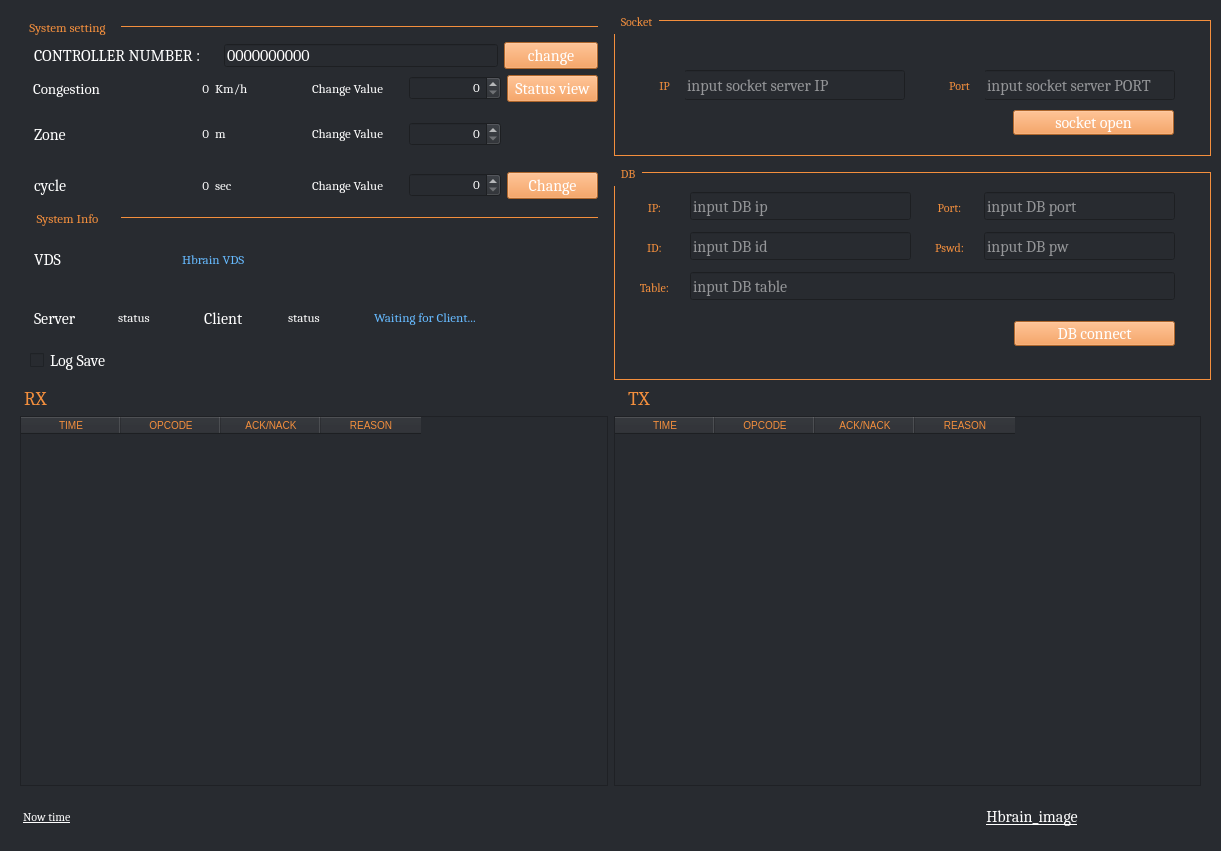
<?xml version="1.0" encoding="UTF-8"?>
<ui version="4.0">
 <class>Form</class>
 <widget class="QWidget" name="Form">
  <property name="geometry">
   <rect>
    <x>0</x>
    <y>0</y>
    <width>1221</width>
    <height>851</height>
   </rect>
  </property>
  <property name="font">
   <font>
    <family>Cambria</family>
   </font>
  </property>
  <property name="windowTitle">
   <string>Hbrain_VDS_S/W</string>
  </property>
  <property name="styleSheet">
   <string notr="true">background-color:rgb(40,43,48);</string>
  </property>
  <widget class="QWidget" name="verticalLayoutWidget">
   <property name="geometry">
    <rect>
     <x>10</x>
     <y>10</y>
     <width>1201</width>
     <height>831</height>
    </rect>
   </property>
   <property name="font">
    <font>
     <family>Cambria</family>
    </font>
   </property>
   <layout class="QVBoxLayout" name="verticalLayout" stretch="15,1,15,2">
    <item>
     <layout class="QHBoxLayout" name="horizontalLayout_2" stretch="1,1">
      <item>
       <layout class="QVBoxLayout" name="setting_systeInfo" stretch="1,1,1,1,1,1,1,1,1">
        <property name="leftMargin">
         <number>10</number>
        </property>
        <property name="topMargin">
         <number>10</number>
        </property>
        <property name="rightMargin">
         <number>10</number>
        </property>
        <property name="bottomMargin">
         <number>10</number>
        </property>
        <item>
         <layout class="QHBoxLayout" name="horizontalLayout" stretch="1,5">
          <item>
           <widget class="QLabel" name="label_10">
            <property name="font">
             <font>
              <family>Cambria</family>
              <pointsize>10</pointsize>
             </font>
            </property>
            <property name="styleSheet">
             <string notr="true">color:rgb(244,143,61);</string>
            </property>
            <property name="frameShape">
             <enum>QFrame::NoFrame</enum>
            </property>
            <property name="text">
             <string>System setting</string>
            </property>
            <property name="alignment">
             <set>Qt::AlignCenter</set>
            </property>
           </widget>
          </item>
          <item>
           <widget class="Line" name="line">
            <property name="styleSheet">
             <string notr="true">border-top:1px solid rgb(244,143,61);</string>
            </property>
            <property name="orientation">
             <enum>Qt::Horizontal</enum>
            </property>
           </widget>
          </item>
         </layout>
        </item>
        <item>
         <layout class="QHBoxLayout" name="controller_number" stretch="1,3,1">
          <item>
           <widget class="QLabel" name="label_13">
            <property name="font">
             <font>
              <family>Cambria</family>
              <pointsize>12</pointsize>
             </font>
            </property>
            <property name="styleSheet">
             <string notr="true">margin-left:10px; color:white;</string>
            </property>
            <property name="text">
             <string>CONTROLLER NUMBER : </string>
            </property>
           </widget>
          </item>
          <item>
           <widget class="QLineEdit" name="cont_num_edit">
            <property name="font">
             <font>
              <family>Cambria</family>
              <pointsize>12</pointsize>
             </font>
            </property>
            <property name="styleSheet">
             <string notr="true">margin-left:10px; color:white;</string>
            </property>
            <property name="text">
             <string>0000000000</string>
            </property>
            <property name="placeholderText">
             <string>input CSN (10)</string>
            </property>
           </widget>
          </item>
          <item>
           <widget class="QPushButton" name="cont_num_change_btn">
            <property name="font">
             <font>
              <family>Cambria</family>
              <pointsize>12</pointsize>
             </font>
            </property>
            <property name="styleSheet">
             <string notr="true">background-color:rgb(244,143,61); color:white;</string>
            </property>
            <property name="text">
             <string>change</string>
            </property>
           </widget>
          </item>
         </layout>
        </item>
        <item>
         <layout class="QHBoxLayout" name="Congestion" stretch="1,1,1,1,1,1">
          <item>
           <widget class="QLabel" name="label_19">
            <property name="font">
             <font>
              <family>Cambria</family>
              <pointsize>11</pointsize>
             </font>
            </property>
            <property name="styleSheet">
             <string notr="true">margin-left:10px; color:white;</string>
            </property>
            <property name="text">
             <string>Congestion</string>
            </property>
           </widget>
          </item>
          <item>
           <widget class="QLabel" name="congestion_criterion_value">
            <property name="font">
             <font>
              <family>Cambria</family>
              <pointsize>10</pointsize>
             </font>
            </property>
            <property name="styleSheet">
             <string notr="true">color:white;</string>
            </property>
            <property name="text">
             <string>0</string>
            </property>
            <property name="alignment">
             <set>Qt::AlignRight|Qt::AlignTrailing|Qt::AlignVCenter</set>
            </property>
            <property name="margin">
             <number>3</number>
            </property>
           </widget>
          </item>
          <item>
           <widget class="QLabel" name="label_23">
            <property name="font">
             <font>
              <family>Cambria</family>
              <pointsize>10</pointsize>
             </font>
            </property>
            <property name="styleSheet">
             <string notr="true">color:white;</string>
            </property>
            <property name="text">
             <string>Km/h</string>
            </property>
           </widget>
          </item>
          <item>
           <widget class="QLabel" name="label_24">
            <property name="font">
             <font>
              <family>Cambria</family>
              <pointsize>10</pointsize>
             </font>
            </property>
            <property name="styleSheet">
             <string notr="true">color:white;</string>
            </property>
            <property name="text">
             <string>Change Value</string>
            </property>
           </widget>
          </item>
          <item>
           <widget class="QSpinBox" name="congestion_criterion_edit">
            <property name="font">
             <font>
              <family>Cambria</family>
              <pointsize>10</pointsize>
             </font>
            </property>
            <property name="styleSheet">
             <string notr="true">color:white;</string>
            </property>
            <property name="alignment">
             <set>Qt::AlignRight|Qt::AlignTrailing|Qt::AlignVCenter</set>
            </property>
           </widget>
          </item>
          <item>
           <widget class="QPushButton" name="status_btn">
            <property name="maximumSize">
             <size>
              <width>150</width>
              <height>16777215</height>
             </size>
            </property>
            <property name="font">
             <font>
              <family>Cambria</family>
              <pointsize>12</pointsize>
             </font>
            </property>
            <property name="styleSheet">
             <string notr="true">background-color:rgb(244,143,61); color:white;</string>
            </property>
            <property name="text">
             <string>Status view</string>
            </property>
           </widget>
          </item>
         </layout>
        </item>
        <item>
         <layout class="QHBoxLayout" name="Zone" stretch="1,1,1,1,1,1">
          <item>
           <widget class="QLabel" name="label_25">
            <property name="font">
             <font>
              <family>Cambria</family>
              <pointsize>12</pointsize>
             </font>
            </property>
            <property name="layoutDirection">
             <enum>Qt::RightToLeft</enum>
            </property>
            <property name="styleSheet">
             <string notr="true">margin:10px; color:white;</string>
            </property>
            <property name="text">
             <string>Zone</string>
            </property>
           </widget>
          </item>
          <item>
           <widget class="QLabel" name="zone_criterion_value">
            <property name="font">
             <font>
              <family>Cambria</family>
              <pointsize>10</pointsize>
             </font>
            </property>
            <property name="styleSheet">
             <string notr="true">color:white;</string>
            </property>
            <property name="text">
             <string>0</string>
            </property>
            <property name="alignment">
             <set>Qt::AlignRight|Qt::AlignTrailing|Qt::AlignVCenter</set>
            </property>
            <property name="margin">
             <number>3</number>
            </property>
           </widget>
          </item>
          <item>
           <widget class="QLabel" name="label_26">
            <property name="font">
             <font>
              <family>Cambria</family>
              <pointsize>10</pointsize>
             </font>
            </property>
            <property name="styleSheet">
             <string notr="true">color:white;</string>
            </property>
            <property name="text">
             <string>m</string>
            </property>
           </widget>
          </item>
          <item>
           <widget class="QLabel" name="label_27">
            <property name="font">
             <font>
              <family>Cambria</family>
              <pointsize>10</pointsize>
             </font>
            </property>
            <property name="styleSheet">
             <string notr="true">color:white;</string>
            </property>
            <property name="text">
             <string>Change Value</string>
            </property>
           </widget>
          </item>
          <item>
           <widget class="QSpinBox" name="zone_criterion_edit">
            <property name="font">
             <font>
              <family>Cambria</family>
              <pointsize>10</pointsize>
             </font>
            </property>
            <property name="styleSheet">
             <string notr="true">color:white;</string>
            </property>
            <property name="alignment">
             <set>Qt::AlignRight|Qt::AlignTrailing|Qt::AlignVCenter</set>
            </property>
           </widget>
          </item>
          <item>
           <widget class="QLabel" name="label">
            <property name="font">
             <font>
              <family>Cambria</family>
             </font>
            </property>
            <property name="styleSheet">
             <string>margin-left:10px; color:white;</string>
            </property>
            <property name="text">
             <string/>
            </property>
           </widget>
          </item>
         </layout>
        </item>
        <item>
         <layout class="QHBoxLayout" name="Cycle">
          <item>
           <widget class="QLabel" name="label_28">
            <property name="font">
             <font>
              <family>Cambria</family>
              <pointsize>12</pointsize>
             </font>
            </property>
            <property name="layoutDirection">
             <enum>Qt::RightToLeft</enum>
            </property>
            <property name="styleSheet">
             <string notr="true">margin:10px; color:white;</string>
            </property>
            <property name="text">
             <string>cycle</string>
            </property>
           </widget>
          </item>
          <item>
           <widget class="QLabel" name="congestion_cycle_value">
            <property name="font">
             <font>
              <family>Cambria</family>
              <pointsize>10</pointsize>
             </font>
            </property>
            <property name="styleSheet">
             <string notr="true">color:white;</string>
            </property>
            <property name="text">
             <string>0</string>
            </property>
            <property name="alignment">
             <set>Qt::AlignRight|Qt::AlignTrailing|Qt::AlignVCenter</set>
            </property>
            <property name="margin">
             <number>3</number>
            </property>
           </widget>
          </item>
          <item>
           <widget class="QLabel" name="label_29">
            <property name="font">
             <font>
              <family>Cambria</family>
              <pointsize>10</pointsize>
             </font>
            </property>
            <property name="styleSheet">
             <string notr="true">color:white;</string>
            </property>
            <property name="text">
             <string>sec</string>
            </property>
           </widget>
          </item>
          <item>
           <widget class="QLabel" name="label_30">
            <property name="font">
             <font>
              <family>Cambria</family>
              <pointsize>10</pointsize>
             </font>
            </property>
            <property name="styleSheet">
             <string notr="true">color:white;</string>
            </property>
            <property name="text">
             <string>Change Value</string>
            </property>
           </widget>
          </item>
          <item>
           <widget class="QSpinBox" name="congestion_cycle_edit">
            <property name="font">
             <font>
              <family>Cambria</family>
              <pointsize>10</pointsize>
             </font>
            </property>
            <property name="styleSheet">
             <string notr="true">color:white;</string>
            </property>
            <property name="alignment">
             <set>Qt::AlignRight|Qt::AlignTrailing|Qt::AlignVCenter</set>
            </property>
           </widget>
          </item>
          <item>
           <widget class="QPushButton" name="congestion_change_btn">
            <property name="font">
             <font>
              <family>Cambria</family>
              <pointsize>12</pointsize>
             </font>
            </property>
            <property name="styleSheet">
             <string notr="true">background-color:rgb(244,143,61); color:white;</string>
            </property>
            <property name="text">
             <string>Change</string>
            </property>
           </widget>
          </item>
         </layout>
        </item>
        <item>
         <layout class="QHBoxLayout" name="horizontalLayout_8" stretch="1,5">
          <item>
           <widget class="QLabel" name="label_11">
            <property name="font">
             <font>
              <family>Cambria</family>
              <pointsize>10</pointsize>
             </font>
            </property>
            <property name="styleSheet">
             <string notr="true">color:rgb(244,143,61);</string>
            </property>
            <property name="text">
             <string>System Info</string>
            </property>
            <property name="alignment">
             <set>Qt::AlignCenter</set>
            </property>
           </widget>
          </item>
          <item>
           <widget class="Line" name="line_2">
            <property name="styleSheet">
             <string notr="true">border-top:1px solid rgb(244,143,61);</string>
            </property>
            <property name="orientation">
             <enum>Qt::Horizontal</enum>
            </property>
           </widget>
          </item>
         </layout>
        </item>
        <item>
         <layout class="QHBoxLayout" name="VDS_status" stretch="1,3">
          <item>
           <widget class="QLabel" name="label_32">
            <property name="font">
             <font>
              <family>Cambria</family>
              <pointsize>12</pointsize>
             </font>
            </property>
            <property name="layoutDirection">
             <enum>Qt::RightToLeft</enum>
            </property>
            <property name="styleSheet">
             <string notr="true">margin:10px; color:white;</string>
            </property>
            <property name="text">
             <string>VDS</string>
            </property>
           </widget>
          </item>
          <item>
           <widget class="QLabel" name="status_bar">
            <property name="font">
             <font>
              <family>Cambria</family>
              <pointsize>10</pointsize>
             </font>
            </property>
            <property name="styleSheet">
             <string notr="true">margin:10px; color:rgb(102,186,255);</string>
            </property>
            <property name="text">
             <string>Hbrain VDS</string>
            </property>
           </widget>
          </item>
         </layout>
        </item>
        <item>
         <layout class="QHBoxLayout" name="Client_status" stretch="1,1,1,1,3">
          <item>
           <widget class="QLabel" name="label_33">
            <property name="font">
             <font>
              <family>Cambria</family>
              <pointsize>12</pointsize>
             </font>
            </property>
            <property name="layoutDirection">
             <enum>Qt::RightToLeft</enum>
            </property>
            <property name="styleSheet">
             <string notr="true">margin:10px; color:white;</string>
            </property>
            <property name="text">
             <string>Server</string>
            </property>
           </widget>
          </item>
          <item>
           <widget class="QLabel" name="server_status_icon">
            <property name="font">
             <font>
              <family>Cambria</family>
              <pointsize>10</pointsize>
             </font>
            </property>
            <property name="styleSheet">
             <string notr="true">margin:10px; color:white;</string>
            </property>
            <property name="text">
             <string>status</string>
            </property>
            <property name="alignment">
             <set>Qt::AlignLeading|Qt::AlignLeft|Qt::AlignVCenter</set>
            </property>
           </widget>
          </item>
          <item>
           <widget class="QLabel" name="label_31">
            <property name="font">
             <font>
              <family>Cambria</family>
              <pointsize>12</pointsize>
             </font>
            </property>
            <property name="layoutDirection">
             <enum>Qt::RightToLeft</enum>
            </property>
            <property name="styleSheet">
             <string notr="true">margin:10px; color:white;</string>
            </property>
            <property name="text">
             <string>Client</string>
            </property>
           </widget>
          </item>
          <item>
           <widget class="QLabel" name="client_status_icon">
            <property name="font">
             <font>
              <family>Cambria</family>
              <pointsize>10</pointsize>
             </font>
            </property>
            <property name="styleSheet">
             <string notr="true">margin:10px; color:white;</string>
            </property>
            <property name="text">
             <string>status</string>
            </property>
            <property name="alignment">
             <set>Qt::AlignLeading|Qt::AlignLeft|Qt::AlignVCenter</set>
            </property>
           </widget>
          </item>
          <item>
           <widget class="QLabel" name="client_status_bar">
            <property name="font">
             <font>
              <family>Cambria</family>
              <pointsize>10</pointsize>
             </font>
            </property>
            <property name="styleSheet">
             <string notr="true">margin:10px; color:rgb(102,186,255);</string>
            </property>
            <property name="text">
             <string>Waiting for Client...</string>
            </property>
           </widget>
          </item>
         </layout>
        </item>
        <item>
         <layout class="QHBoxLayout" name="horizontalLayout_5">
          <item>
           <widget class="QCheckBox" name="Log_check_box">
            <property name="font">
             <font>
              <family>Cambria</family>
              <pointsize>12</pointsize>
             </font>
            </property>
            <property name="autoFillBackground">
             <bool>false</bool>
            </property>
            <property name="styleSheet">
             <string notr="true">margin-left:10px; color:white;</string>
            </property>
            <property name="text">
             <string>Log Save</string>
            </property>
           </widget>
          </item>
         </layout>
        </item>
       </layout>
      </item>
      <item>
       <layout class="QVBoxLayout" name="connect_info" stretch="2,3">
        <item>
         <widget class="QGroupBox" name="groupBox_2">
          <property name="font">
           <font>
            <family>Cambria</family>
           </font>
          </property>
          <property name="styleSheet">
           <string notr="true">QGroupBox{
color:rgb(244,143,61);
margin-top:10px;
border:1px solid rgb(244,143,61);
}
QGroupBox::title{
subcontrol-origin: margin;
subcontrol-position: top left;
padding: 5px;
}
</string>
          </property>
          <property name="title">
           <string>Socket</string>
          </property>
          <widget class="QLineEdit" name="sock_ip_input">
           <property name="geometry">
            <rect>
             <x>70</x>
             <y>60</y>
             <width>221</width>
             <height>30</height>
            </rect>
           </property>
           <property name="maximumSize">
            <size>
             <width>16777215</width>
             <height>30</height>
            </size>
           </property>
           <property name="font">
            <font>
             <family>Cambria</family>
             <pointsize>12</pointsize>
            </font>
           </property>
           <property name="styleSheet">
            <string notr="true">color:white;</string>
           </property>
           <property name="placeholderText">
            <string>input socket server IP</string>
           </property>
          </widget>
          <widget class="QLineEdit" name="sock_port_input">
           <property name="geometry">
            <rect>
             <x>370</x>
             <y>60</y>
             <width>191</width>
             <height>30</height>
            </rect>
           </property>
           <property name="maximumSize">
            <size>
             <width>16777215</width>
             <height>30</height>
            </size>
           </property>
           <property name="font">
            <font>
             <family>Cambria</family>
             <pointsize>12</pointsize>
            </font>
           </property>
           <property name="styleSheet">
            <string notr="true">color:white;</string>
           </property>
           <property name="placeholderText">
            <string>input socket server PORT</string>
           </property>
          </widget>
          <widget class="QLabel" name="label_2">
           <property name="geometry">
            <rect>
             <x>30</x>
             <y>60</y>
             <width>41</width>
             <height>31</height>
            </rect>
           </property>
           <property name="font">
            <font>
             <family>Cambria</family>
            </font>
           </property>
           <property name="styleSheet">
            <string notr="true">color:rgb(244,143,61);</string>
           </property>
           <property name="text">
            <string>IP</string>
           </property>
           <property name="alignment">
            <set>Qt::AlignCenter</set>
           </property>
          </widget>
          <widget class="QLabel" name="label_3">
           <property name="geometry">
            <rect>
             <x>320</x>
             <y>60</y>
             <width>51</width>
             <height>31</height>
            </rect>
           </property>
           <property name="font">
            <font>
             <family>Cambria</family>
            </font>
           </property>
           <property name="styleSheet">
            <string notr="true">color:rgb(244,143,61);</string>
           </property>
           <property name="text">
            <string>Port</string>
           </property>
           <property name="alignment">
            <set>Qt::AlignCenter</set>
           </property>
          </widget>
          <widget class="QPushButton" name="socket_open_btn">
           <property name="geometry">
            <rect>
             <x>399</x>
             <y>100</y>
             <width>161</width>
             <height>25</height>
            </rect>
           </property>
           <property name="minimumSize">
            <size>
             <width>0</width>
             <height>25</height>
            </size>
           </property>
           <property name="font">
            <font>
             <family>Cambria</family>
             <pointsize>12</pointsize>
            </font>
           </property>
           <property name="styleSheet">
            <string notr="true">background-color:rgb(244,143,61); color:white;</string>
           </property>
           <property name="text">
            <string>socket open</string>
           </property>
          </widget>
         </widget>
        </item>
        <item>
         <widget class="QGroupBox" name="groupBox_3">
          <property name="font">
           <font>
            <family>Cambria</family>
           </font>
          </property>
          <property name="styleSheet">
           <string notr="true">QGroupBox{
color:rgb(244,143,61);
margin-top:10px;
border:1px solid rgb(244,143,61);
}
QGroupBox::title{
subcontrol-origin: margin;
subcontrol-position: top left;
padding: 5px;
}
</string>
          </property>
          <property name="title">
           <string>DB</string>
          </property>
          <widget class="QLineEdit" name="db_ip_input">
           <property name="geometry">
            <rect>
             <x>76</x>
             <y>30</y>
             <width>221</width>
             <height>28</height>
            </rect>
           </property>
           <property name="font">
            <font>
             <family>Cambria</family>
             <pointsize>12</pointsize>
            </font>
           </property>
           <property name="styleSheet">
            <string notr="true">color:white;</string>
           </property>
           <property name="placeholderText">
            <string>input DB ip</string>
           </property>
          </widget>
          <widget class="QLineEdit" name="db_port_input">
           <property name="geometry">
            <rect>
             <x>370</x>
             <y>30</y>
             <width>191</width>
             <height>28</height>
            </rect>
           </property>
           <property name="font">
            <font>
             <family>Cambria</family>
             <pointsize>12</pointsize>
            </font>
           </property>
           <property name="styleSheet">
            <string notr="true">color:white;</string>
           </property>
           <property name="placeholderText">
            <string>input DB port</string>
           </property>
          </widget>
          <widget class="QLineEdit" name="db_id_input">
           <property name="geometry">
            <rect>
             <x>76</x>
             <y>70</y>
             <width>221</width>
             <height>28</height>
            </rect>
           </property>
           <property name="font">
            <font>
             <family>Cambria</family>
             <pointsize>12</pointsize>
            </font>
           </property>
           <property name="styleSheet">
            <string notr="true">color:white;</string>
           </property>
           <property name="placeholderText">
            <string>input DB id</string>
           </property>
          </widget>
          <widget class="QLineEdit" name="db_pw_input">
           <property name="geometry">
            <rect>
             <x>370</x>
             <y>70</y>
             <width>191</width>
             <height>28</height>
            </rect>
           </property>
           <property name="font">
            <font>
             <family>Cambria</family>
             <pointsize>12</pointsize>
            </font>
           </property>
           <property name="styleSheet">
            <string notr="true">color:white;</string>
           </property>
           <property name="echoMode">
            <enum>QLineEdit::Password</enum>
           </property>
           <property name="placeholderText">
            <string>input DB pw</string>
           </property>
          </widget>
          <widget class="QLabel" name="label_4">
           <property name="geometry">
            <rect>
             <x>20</x>
             <y>30</y>
             <width>41</width>
             <height>31</height>
            </rect>
           </property>
           <property name="font">
            <font>
             <family>Cambria</family>
            </font>
           </property>
           <property name="styleSheet">
            <string notr="true">color:rgb(244,143,61);</string>
           </property>
           <property name="text">
            <string>IP:</string>
           </property>
           <property name="alignment">
            <set>Qt::AlignCenter</set>
           </property>
          </widget>
          <widget class="QLabel" name="label_5">
           <property name="geometry">
            <rect>
             <x>310</x>
             <y>30</y>
             <width>51</width>
             <height>31</height>
            </rect>
           </property>
           <property name="font">
            <font>
             <family>Cambria</family>
            </font>
           </property>
           <property name="styleSheet">
            <string notr="true">color:rgb(244,143,61);</string>
           </property>
           <property name="text">
            <string>Port:</string>
           </property>
           <property name="alignment">
            <set>Qt::AlignCenter</set>
           </property>
          </widget>
          <widget class="QLabel" name="label_6">
           <property name="geometry">
            <rect>
             <x>20</x>
             <y>70</y>
             <width>41</width>
             <height>31</height>
            </rect>
           </property>
           <property name="font">
            <font>
             <family>Cambria</family>
            </font>
           </property>
           <property name="styleSheet">
            <string notr="true">color:rgb(244,143,61);</string>
           </property>
           <property name="text">
            <string>ID:</string>
           </property>
           <property name="alignment">
            <set>Qt::AlignCenter</set>
           </property>
          </widget>
          <widget class="QLabel" name="label_7">
           <property name="geometry">
            <rect>
             <x>310</x>
             <y>70</y>
             <width>51</width>
             <height>31</height>
            </rect>
           </property>
           <property name="font">
            <font>
             <family>Cambria</family>
            </font>
           </property>
           <property name="styleSheet">
            <string notr="true">color:rgb(244,143,61);</string>
           </property>
           <property name="text">
            <string>Pswd:</string>
           </property>
           <property name="alignment">
            <set>Qt::AlignCenter</set>
           </property>
          </widget>
          <widget class="QLineEdit" name="db_name_input">
           <property name="geometry">
            <rect>
             <x>76</x>
             <y>110</y>
             <width>485</width>
             <height>28</height>
            </rect>
           </property>
           <property name="font">
            <font>
             <family>Cambria</family>
             <pointsize>12</pointsize>
            </font>
           </property>
           <property name="styleSheet">
            <string notr="true">color:white;</string>
           </property>
           <property name="placeholderText">
            <string>input DB table</string>
           </property>
          </widget>
          <widget class="QLabel" name="label_8">
           <property name="geometry">
            <rect>
             <x>10</x>
             <y>110</y>
             <width>61</width>
             <height>31</height>
            </rect>
           </property>
           <property name="font">
            <font>
             <family>Cambria</family>
            </font>
           </property>
           <property name="styleSheet">
            <string notr="true">color:rgb(244,143,61);</string>
           </property>
           <property name="text">
            <string>Table:</string>
           </property>
           <property name="alignment">
            <set>Qt::AlignCenter</set>
           </property>
          </widget>
          <widget class="QPushButton" name="db_connect_btn">
           <property name="geometry">
            <rect>
             <x>400</x>
             <y>159</y>
             <width>161</width>
             <height>25</height>
            </rect>
           </property>
           <property name="minimumSize">
            <size>
             <width>0</width>
             <height>25</height>
            </size>
           </property>
           <property name="font">
            <font>
             <family>Cambria</family>
             <pointsize>12</pointsize>
            </font>
           </property>
           <property name="styleSheet">
            <string notr="true">background-color:rgb(244,143,61); color:white;</string>
           </property>
           <property name="text">
            <string>DB connect</string>
           </property>
          </widget>
         </widget>
        </item>
       </layout>
      </item>
     </layout>
    </item>
    <item>
     <layout class="QHBoxLayout" name="horizontalLayout_6">
      <item>
       <widget class="QLabel" name="label_12">
        <property name="font">
         <font>
          <family>Cambria</family>
          <pointsize>14</pointsize>
         </font>
        </property>
        <property name="styleSheet">
         <string notr="true">margin-left:10px; color:rgb(244,143,61);</string>
        </property>
        <property name="text">
         <string>RX</string>
        </property>
        <property name="margin">
         <number>0</number>
        </property>
       </widget>
      </item>
      <item>
       <widget class="QLabel" name="label_14">
        <property name="font">
         <font>
          <family>Cambria</family>
          <pointsize>14</pointsize>
         </font>
        </property>
        <property name="styleSheet">
         <string notr="true">margin-left:10px; color:rgb(244,143,61);</string>
        </property>
        <property name="text">
         <string>TX</string>
        </property>
        <property name="margin">
         <number>0</number>
        </property>
       </widget>
      </item>
     </layout>
    </item>
    <item>
     <layout class="QHBoxLayout" name="horizontalLayout_3">
      <property name="leftMargin">
       <number>10</number>
      </property>
      <property name="rightMargin">
       <number>10</number>
      </property>
      <item>
       <widget class="QTableWidget" name="rx_table">
        <property name="font">
         <font>
          <family>Cambria</family>
          <pointsize>-1</pointsize>
          <weight>50</weight>
          <italic>false</italic>
          <bold>false</bold>
         </font>
        </property>
        <property name="styleSheet">
         <string notr="true">
color:rgb(244,143,61); 
background-color:rgb(40,43,48);
font-size:10px;
font: 'Consolas';
</string>
        </property>
        <column>
         <property name="text">
          <string>TIME</string>
         </property>
         <property name="textAlignment">
          <set>AlignCenter</set>
         </property>
        </column>
        <column>
         <property name="text">
          <string>OPCODE</string>
         </property>
         <property name="textAlignment">
          <set>AlignCenter</set>
         </property>
        </column>
        <column>
         <property name="text">
          <string>ACK/NACK</string>
         </property>
         <property name="textAlignment">
          <set>AlignCenter</set>
         </property>
        </column>
        <column>
         <property name="text">
          <string>REASON</string>
         </property>
         <property name="textAlignment">
          <set>AlignCenter</set>
         </property>
        </column>
       </widget>
      </item>
      <item>
       <widget class="QTableWidget" name="tx_table">
        <property name="font">
         <font>
          <family>Cambria</family>
          <pointsize>-1</pointsize>
          <weight>50</weight>
          <italic>false</italic>
          <bold>false</bold>
         </font>
        </property>
        <property name="autoFillBackground">
         <bool>false</bool>
        </property>
        <property name="styleSheet">
         <string notr="true">color:rgb(244,143,61); 
background-color:rgb(40,43,48);
font-size:10px;
font: 'Consolas';</string>
        </property>
        <property name="editTriggers">
         <set>QAbstractItemView::NoEditTriggers</set>
        </property>
        <property name="showGrid">
         <bool>true</bool>
        </property>
        <column>
         <property name="text">
          <string>TIME</string>
         </property>
         <property name="textAlignment">
          <set>AlignCenter</set>
         </property>
        </column>
        <column>
         <property name="text">
          <string>OPCODE</string>
         </property>
         <property name="textAlignment">
          <set>AlignCenter</set>
         </property>
        </column>
        <column>
         <property name="text">
          <string>ACK/NACK</string>
         </property>
         <property name="textAlignment">
          <set>AlignCenter</set>
         </property>
        </column>
        <column>
         <property name="text">
          <string>REASON</string>
         </property>
         <property name="textAlignment">
          <set>AlignCenter</set>
         </property>
        </column>
       </widget>
      </item>
     </layout>
    </item>
    <item>
     <layout class="QHBoxLayout" name="horizontalLayout_7" stretch="7,3">
      <item>
       <widget class="QLabel" name="time_bar">
        <property name="font">
         <font>
          <family>Cambria</family>
          <underline>true</underline>
         </font>
        </property>
        <property name="styleSheet">
         <string notr="true">margin-left:10px; color:white;</string>
        </property>
        <property name="text">
         <string>Now time</string>
        </property>
        <property name="alignment">
         <set>Qt::AlignLeading|Qt::AlignLeft|Qt::AlignVCenter</set>
        </property>
       </widget>
      </item>
      <item>
       <widget class="QLabel" name="hbrain_icon">
        <property name="maximumSize">
         <size>
          <width>16777215</width>
          <height>150</height>
         </size>
        </property>
        <property name="font">
         <font>
          <family>Cambria</family>
          <pointsize>12</pointsize>
          <underline>true</underline>
         </font>
        </property>
        <property name="styleSheet">
         <string notr="true">color:white</string>
        </property>
        <property name="text">
         <string>Hbrain_image</string>
        </property>
        <property name="alignment">
         <set>Qt::AlignCenter</set>
        </property>
       </widget>
      </item>
     </layout>
    </item>
   </layout>
  </widget>
 </widget>
 <resources/>
 <connections/>
</ui>
